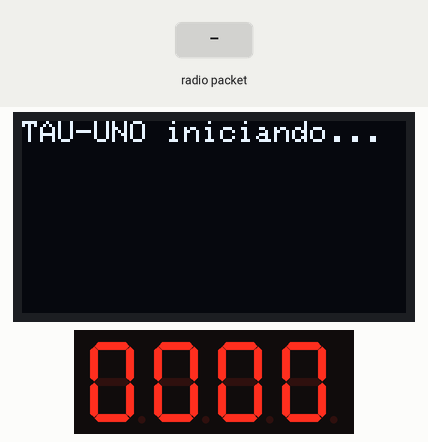
Simulated run of this sketch. Board: Arduino Uno, built with avr-gcc and run on an emulated ATmega328P. Parts: 128×64 one-colour display, 4-digit seven-segment display. The inputs (shaded band) are chosen by the test bench. No radio packets arrive unless stated; what the sketch prints to the serial monitor is not drawn.

Above: at 0.1 s.
1.3 s: radio packet "1" arrives
At 2.9 s:
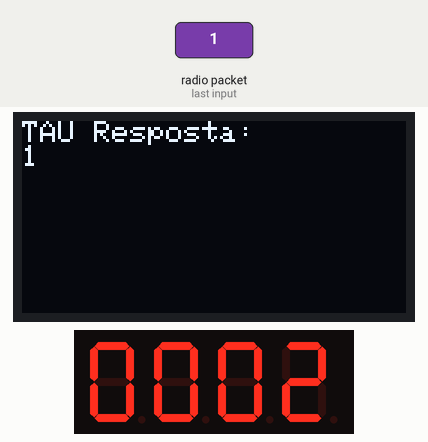
At 4.7 s:
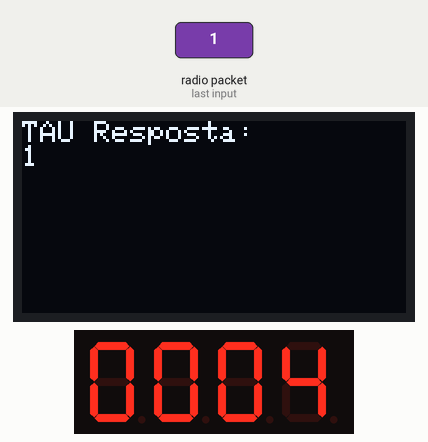
Timing chart, 0 to 6.2 s (numbered marks = the images above; inputs shaded):
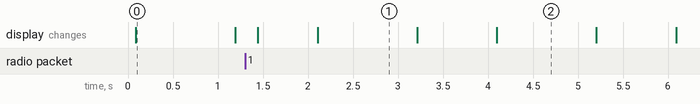

The sketch:

Uno_TAU_VII.ino
```cpp
#include <TM1637Display.h>
#include <Wire.h>
#include <SPI.h>
#include <Adafruit_GFX.h>
#include <Adafruit_SSD1306.h>
#include <RF24.h>


// TM1637 pins
#define CLK 2
#define DIO 3
TM1637Display display(CLK, DIO);

#define SCREEN_WIDTH 128
#define SCREEN_HEIGHT 64
#define OLED_RESET -1
Adafruit_SSD1306 oled(SCREEN_WIDTH, SCREEN_HEIGHT, &Wire, OLED_RESET);


// NRF24 (CE, CSN)
RF24 radio(9, 10);
const byte address[6] = "00001";


unsigned long startMillis;


void setup() {
Serial.begin(115200);
// TM1637
display.setBrightness(7);


// OLED
if(!oled.begin(SSD1306_SWITCHCAPVCC, 0x3C)) {
// Falha ao iniciar
}
oled.clearDisplay();
oled.setTextSize(1);
oled.setTextColor(SSD1306_WHITE);
oled.setCursor(0,0);
oled.println("TAU-UNO iniciando...");
oled.display();


// NRF24
radio.begin();
radio.openReadingPipe(0, address);
radio.setPALevel(RF24_PA_LOW);
radio.startListening();


startMillis = millis();
}


void showUptime() {
unsigned long seconds = (millis() - startMillis) / 1000;
// formatar até 4 dígitos (0-9999)
if (seconds > 9999) seconds = 9999;
display.showNumberDec((int)seconds, true);
}


void showOLED(const char* msg) {
oled.clearDisplay();
oled.setCursor(0,0);
oled.println("TAU Resposta:");
oled.println(msg);
oled.display();
}


void loop() {
showUptime();


if (radio.available()) {
char buffer[64] = {0};
radio.read(&buffer, sizeof(buffer));
// buffer contém string '\0' terminated
showOLED(buffer);
// opcional: enviar ACK serial pro PC
Serial.print("NRF_RX:");
Serial.println(buffer);
}


// também escuta comandos via Serial (opcional: para debug)
if (Serial.available()) {
String line = Serial.readStringUntil('\n');
if (line.length() > 0) {
showOLED(line.c_str());
}
}


delay(200);
}
```

Base.cpp
```cpp
// JOYSTICK
#define pinVRx A2
#define pinVRy A1
#define pinSW 5

// LED & RGB
#define ledYellow 3
#define ledRed 4
#define ledGreen 7

#define PinRed 13
#define PinGreen 8
#define PinBlue 12

// LCD
#include <Wire.h>
#include <LiquidCrystal_I2C.h>
LiquidCrystal_I2C lcd(0x27, 16, 2);

void setup() {
  Serial.begin(9600);

  // ---------- LED & RGB Setup -----------
  pinMode(ledYellow, OUTPUT);
  pinMode(ledRed, OUTPUT);
  pinMode(ledGreen, OUTPUT);

  pinMode(PinRed, OUTPUT);
  pinMode(PinGreen, OUTPUT);
  pinMode(PinBlue, OUTPUT);

  // ---------- JoyStick Setup -----------
  pinMode(pinVRx, INPUT);
  pinMode(pinVRy, INPUT);
  pinMode(pinSW, INPUT);

  // ---------- LCD Setup ----------
  lcd.init();
  lcd.backlight();  // Uncomment to turn on LCD backlight if necessary
}

void loop() {
  // ----------- JoyStick Configuration ------------
  int valorVRx = analogRead(pinVRx);
  int valorVRy = analogRead(pinVRy);
  bool statusSW = digitalRead(pinSW);

  // Check JoyStick
  Serial.print("Valor VRx: ");
  Serial.print(valorVRx);
  Serial.print(" Valor VRy: ");
  Serial.print(valorVRy);
  Serial.print(" Botao: ");
  Serial.println(statusSW ? "Apertado" : "Solto");

  // Check LED
  if(statusSW){
    digitalWrite(ledYellow, HIGH);
  }else{
    digitalWrite(ledYellow, LOW);
  }

  if(valorVRx > 1020){
    digitalWrite(ledRed, HIGH);
  }else{
    digitalWrite(ledRed, LOW);
  }

  if(valorVRy > 1020){
    digitalWrite(ledGreen, HIGH);
  }else{
    digitalWrite(ledGreen, LOW);
  }

  // check RGB
  if(valorVRx == 0){
    digitalWrite(PinRed, HIGH);
    digitalWrite(PinGreen, HIGH);
  }
  else{
    digitalWrite(PinRed, LOW);
    digitalWrite(PinGreen, LOW);
  }
  if(valorVRy == 0){
    digitalWrite(PinGreen, HIGH);
    digitalWrite(PinBlue, HIGH);
  }
  else{
    digitalWrite(PinGreen, LOW);
    digitalWrite(PinBlue, LOW);
  }
}
```

Radar.cpp
```cpp
#include<Servo.h>

// ----------------- Entradas -----------------
#define trigPin 9
#define echoPin 10

// ------------------ Entidades ------------------
long duration;
int distance ;
Servo myservo;
int pos = 0;

// ------------------ Distancia ------------------
int calculateDistance()
{
  digitalWrite(trigPin,LOW);
  //delayMicroseconds(2);
  digitalWrite(trigPin,HIGH);
  //delayMicroseconds(10);
  digitalWrite(trigPin,LOW);
  duration = pulseIn(echoPin, HIGH);
  distance = duration*0.034/2;
  return distance;
}

void setup()
{
  pinMode(trigPin , OUTPUT);
  pinMode(echoPin, INPUT);
  myservo.attach(11);
  Serial.begin(9600);
}

void loop()
{
 for (pos = 0; pos <= 180; pos += 1){
  myservo.write(pos);
  delay(15);
  calculateDistance();
  Serial.print(pos);
  Serial.print(",");
  Serial.print(distance);
  Serial.print(".");
 }
 for(pos = 180; pos >= 0; pos -= 1){
  myservo.write(pos);
  delay(15);
  calculateDistance();
  Serial.print(pos);
  Serial.print(",");
  Serial.print(distance);
  Serial.print(".");
 }
}
```

RadarTest.cpp
```cpp
#include <Wire.h>
#include <Servo.h>

// ----------------- Entradas -----------------
#define LedBlue 7
#define echoPin 13
#define trigPin 12

Servo myservo;

// ------------------ Entidades ------------------
long duration;
int distance;
int pos = 0;
bool servoParado = false;

// ------------------ DistanciaCalculation ------------------
int calculationDist() {
  digitalWrite(trigPin, LOW);
  delayMicroseconds(2);
  digitalWrite(trigPin, HIGH);
  delayMicroseconds(10);
  digitalWrite(trigPin, LOW);
  duration = pulseIn(echoPin, HIGH);
  distance = duration * 0.034 / 2;
  return distance;
}

void setup() {
  pinMode(LedBlue, OUTPUT);
  pinMode(trigPin, OUTPUT);
  pinMode(echoPin, INPUT);
  myservo.attach(11);
  Serial.begin(9600);
  myservo.write(pos);
}

void loop() {
  calculationDist();
  Serial.print("Distancia: ");
  Serial.println(distance);

  if (distance < 40) {
    digitalWrite(LedBlue, HIGH);
    servoParado = true;          // Define o estado do servo como parado
    return;                      // Sai do loop atual
  } else {
    digitalWrite(LedBlue, LOW);
    servoParado = false;
  }

  if (!servoParado) {
    for (; pos <= 180; pos++) { // Continua a partir da última posição
      myservo.write(pos);
      delay(15);
      calculationDist();
      Serial.print(pos);
      Serial.print(",");
      Serial.print(distance);
      Serial.print(".");

      if (distance < 50) {
        servoParado = true;
        break;
      }
    }

    for (; pos >= 0; pos--) { // Continua a partir da última posição
      myservo.write(pos);
      delay(15);
      calculationDist();
      Serial.print(pos);
      Serial.print(",");
      Serial.print(distance);
      Serial.print(".");

      if (distance < 40) {
        servoParado = true;
        break;
      }
    }
  }
}
```

SensorUltra.cpp
```cpp
const int trigPin = 9;
const int echoPin = 10;

long duration; // Duração do pulso ECHO em microsegundos
float distance; // Distância calculada em centímetros

void setup() {

  pinMode(trigPin, OUTPUT);
  pinMode(echoPin, INPUT);

  Serial.begin(9600);
}

void loop() {

  digitalWrite(trigPin, LOW);
  delayMicroseconds(2);
  digitalWrite(trigPin, HIGH);
  delayMicroseconds(10);
  digitalWrite(trigPin, LOW);

  duration = pulseIn(echoPin, HIGH);

  // Calcula a distância em centímetros
  distance = (duration * 0.034) / 2;

  Serial.print("Distância: ");
  Serial.print(distance);
  Serial.println(" cm");

  delay(500);
}
```

Measured:
- after the input at 1.3 s, the display: first changes after 0.14 s (image 1 shows a later state)
- what the display in image 0 shows lasts 1.1 s, from 0.1 s to 1.2 s
